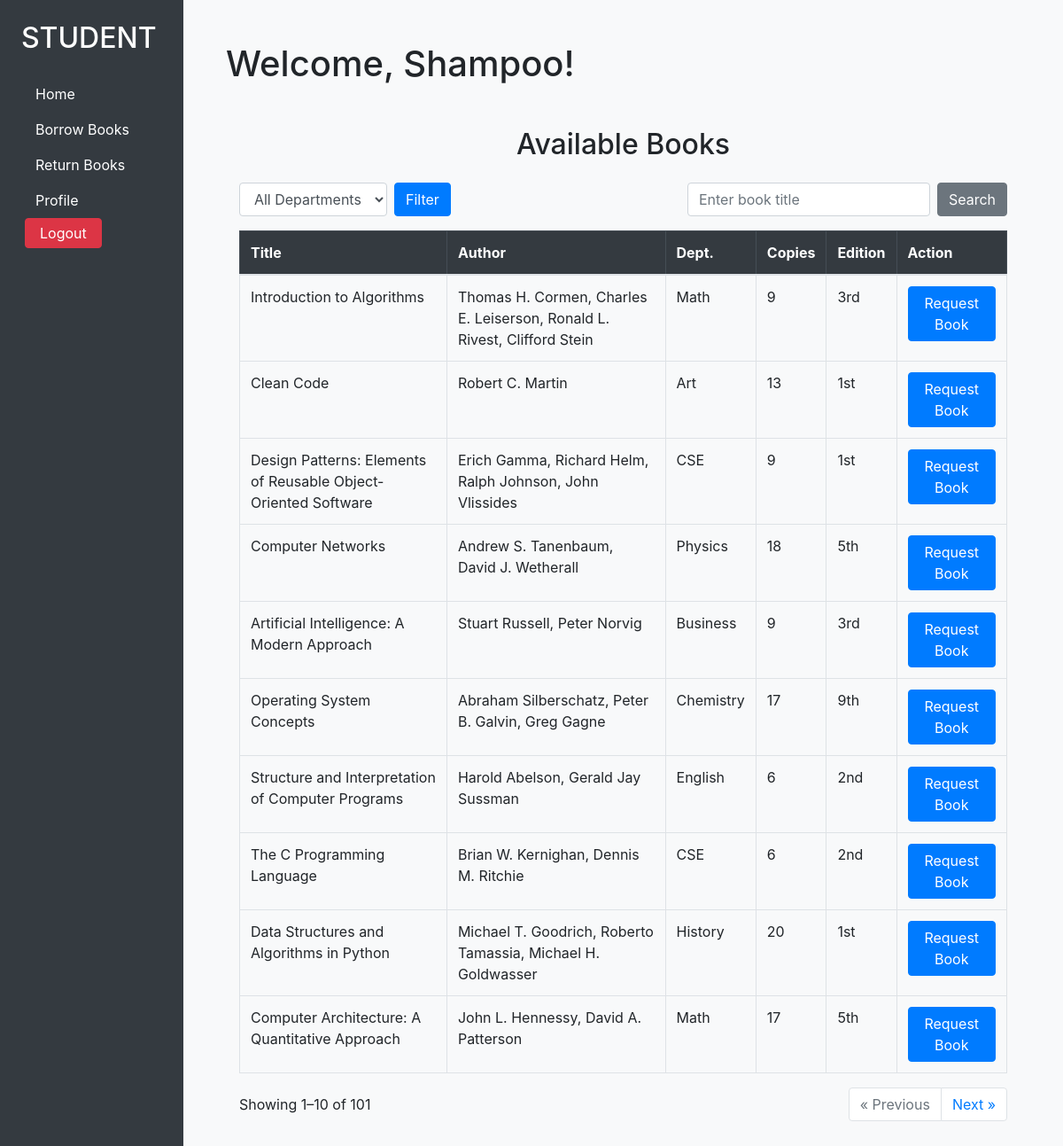
/student/dashboard/ (signed in), run on the app's committed database.
### library/models.py (models this page shows, shortened)
class Student(models.Model):
    user = models.OneToOneField(User, on_delete=models.CASCADE,)
    student_id = models.CharField(max_length=20, unique=True)
    name = models.CharField(max_length=255)
    department = models.CharField(max_length=100)
    session = models.CharField(max_length=100)
    email = models.EmailField(unique=True)
    mobile_number = models.CharField(max_length=15)
    profile_image = models.ImageField(upload_to='student_images/')
    is_verified = models.BooleanField(default=False)

class Book(models.Model):
    book_id = models.CharField(max_length=20, unique=True)
    title = models.CharField(max_length=255)
    author = models.CharField(max_length=255)
    edition = models.CharField(max_length=50, blank=True)
    publication = models.CharField(max_length=255, blank=True)
    isbn = models.CharField(max_length=20, unique=True)
    number_of_copies_available = models.PositiveIntegerField(default=0)
    book_dept = models.CharField(max_length=100, blank=True)

### library/views.py (the view)
# urls.py: path('student/dashboard/', views.student_dashboard, name='student_dashboard'),
@login_required(login_url='student_login')
def student_dashboard(request):
    student = request.user.student
    borrowed_books_ids = BorrowedBook.objects.filter(student=student, status='Issued').values_list('book__id', flat=True)
    requested_book_ids = BookRequest.objects.filter(user=request.user, status='REQUESTED').values_list('book__id', flat=True)
    if request.method == 'POST':
        dept = request.POST.get('dept', '')
        search_text = request.POST.get('search', '')
        page = request.POST.get('page', '')
        request.session['dept'] = dept
        request.session['search'] = search_text
        request.session['page'] = page
        return redirect('student_dashboard')
    else:
        selected_dept = request.session.pop('dept', '')
        search_text = request.session.pop('search', '')
        page_number = request.session.pop('page', '')
        books_list = Book.objects.all().order_by('pk')
        if selected_dept:
            books_list = books_list.filter(book_dept=selected_dept)
        if search_text:
            books_list = books_list.filter(title__icontains=search_text)
        departments = Book.objects.values_list('book_dept', flat=True).distinct()
    paginator = Paginator(books_list, 10)
    page_obj = paginator.get_page(page_number) if page_number else paginator.get_page(1)
    return render(request, 'student_dashboard/dashboard.html', {
        'student_name': student.name,
        'borrowed_books_ids': list(borrowed_books_ids),
        'requested_book_ids': list(requested_book_ids),
        'page_obj': page_obj,
        'selected_dept': selected_dept,
        'search_text': search_text,
        'departments': departments,
    })

### templates/student_dashboard/dashboard.html (shortened to what this page needs)
{% extends "student_dashboard/student_base.html" %}
{% load static %}
{% block content %}
<h1 class="text-2xl font-bold mb-4">Welcome, {{ student_name }}!</h1>
<div class="container my-5">
    <h2 class="mb-4 text-center">Available Books</h2>
    <div
        class="row mb-3 d-flex align-items-center justify-content-between mt-4">
        <div class="col-auto">
            <form method="POST" class="d-flex align-items-center">
                <select name="dept" id="dept" class="form-control me-2">
                    <option value>All Departments</option>
                </select>
                <button type="submit"
                    class="btn btn-primary ml-2">Filter</button>
            </form>
        </div>
        <div class="col-auto ms-auto">
            <form method="POST" class="d-flex align-items-center">
                <input type="text" name="search" id="search"
                    class="form-control mr-2" placeholder="Enter book title"
                    value="{{ search_text }}">
                <button type="submit" class="btn btn-secondary">Search</button>
            </form>
        </div>
    </div>
    <table class="table table-bordered">
        <thead class="table-dark">
            <tr>
                <th>Title</th>
                <th>Author</th>
                <th>Dept.</th>
                <th>Copies</th>
                <th>Edition</th>
                <th>Action</th>
            </tr>
        </thead>
        <tbody>
            {% for book in page_obj.object_list %}
            <tr>
                <td>{{ book.title }}</td>
                <td>{{ book.author }}</td>
                <td>{{ book.book_dept }}</td>
                <td>{{ book.number_of_copies_available }}</td>
                <td>{{ book.edition }}</td>
                <td>
                    {% if book.id in borrowed_books_ids or book.id in requested_book_ids or book.number_of_copies_available == 0 %}
                    <button class="btn btn-secondary" disabled
                        title="Unavailable">Request Book</button>
                    {% else %}
                    <form method="post"
                        action="{% url 'request_book' book.id %}">
                        <button class="btn btn-primary">Request Book</button>
                    </form>
                    {% endif %}
                </td>
            </tr>
            {% empty %}
            <tr>
                <td colspan="6" class="text-center">No books found.</td>
            </tr>
            {% endfor %}
        </tbody>
    </table>
    <div class="d-flex justify-content-between align-items-center">
        <p class="mb-0">Showing {{ page_obj.start_index }}–{{ page_obj.end_index }} of {{ page_obj.paginator.count }}</p>
        <ul class="pagination mb-0">
            {% if page_obj.has_previous %}
            <li class="page-item">
                <a class="page-link"
                   href="?page={{ page_obj.previous_page_number }}&dept={{ selected_dept }}&search={{ search_text }}">
                   &laquo; Previous</a>
            </li>
            {% else %}
            <li class="page-item disabled"><span class="page-link">&laquo; Previous</span></li>
            {% endif %}
            {% if page_obj.has_next %}
            <li class="page-item">
                <a class="page-link"
                   href="?page={{ page_obj.next_page_number }}&dept={{ selected_dept }}&search={{ search_text }}">
                   Next &raquo;</a>
            </li>
            {% else %}
            <li class="page-item disabled"><span class="page-link">Next &raquo;</span></li>
            {% endif %}
        </ul>
    </div>
</div>
{% endblock %}

### data on the page
Student: name "Shampoo"
Book: title "Introduction to Algorithms", author "Thomas H. Cormen, Charles E. Leiserson, Ronald L. Rivest, Clifford Stein", book_dept "Math", number_of_copies_available "9", edition "3rd", shows "Request Book"
Book: title "Clean Code", author "Robert C. Martin", book_dept "Art", number_of_copies_available "13", edition "1st", shows "Request Book"
Book: title "Design Patterns: Elements of Reusable Object-Oriented Software", author "Erich Gamma, Richard Helm, Ralph Johnson, John Vlissides", book_dept "CSE", number_of_copies_available "9", edition "1st", shows "Request Book"
Book: title "Computer Networks", author "Andrew S. Tanenbaum, David J. Wetherall", book_dept "Physics", number_of_copies_available "18", edition "5th", shows "Request Book"
Book: title "Artificial Intelligence: A Modern Approach", author "Stuart Russell, Peter Norvig", book_dept "Business", number_of_copies_available "9", edition "3rd", shows "Request Book"
Book: title "Operating System Concepts", author "Abraham Silberschatz, Peter B. Galvin, Greg Gagne", book_dept "Chemistry", number_of_copies_available "17", edition "9th", shows "Request Book"
Book: title "Structure and Interpretation of Computer Programs", author "Harold Abelson, Gerald Jay Sussman", book_dept "English", number_of_copies_available "6", edition "2nd", shows "Request Book"
Book: title "The C Programming Language", author "Brian W. Kernighan, Dennis M. Ritchie", book_dept "CSE", number_of_copies_available "6", edition "2nd", shows "Request Book"
Book: title "Data Structures and Algorithms in Python", author "Michael T. Goodrich, Roberto Tamassia, Michael H. Goldwasser", book_dept "History", number_of_copies_available "20", edition "1st", shows "Request Book"
Book: title "Computer Architecture: A Quantitative Approach", author "John L. Hennessy, David A. Patterson", book_dept "Math", number_of_copies_available "17", edition "5th", shows "Request Book"

### other printed values
{{ page_obj.start_index }} "1"
{{ page_obj.end_index }} "10"
{{ page_obj.paginator.count }} "101"
